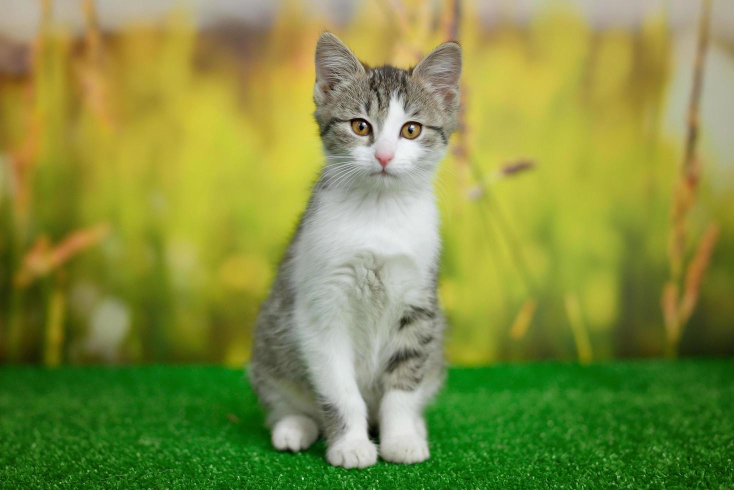
#> input picture assets/cat.jpg, 1468 x 980 px, given in place of the camera (shown at 1/2 size)
$ python videos.py
#> lines starting #> are read from the running program, lines starting #| are printed output that depends on the picture
import numpy as np
import cv2

cap = cv2.VideoCapture(0)
if not cap.isOpened():
  print("Cannot Open Camera")
  exit()
while True:
  ret, frame = cap.read()
#> frame is the input picture: shape (980, 1468, 3); mean B, G, R 65.9, 142.6, 129.7
  width = int(cap.get(cv2.CAP_PROP_FRAME_WIDTH)) #3
  height = int(cap.get(cv2.CAP_PROP_FRAME_HEIGHT)) #4

  image = np.zeros(frame.shape, np.uint8) #create an canvas so we can place as many videos on canvas
  smaller_frame = cv2.resize(frame,(0,0),fx=0.5,fy=0.5) # shrink videos by height and width
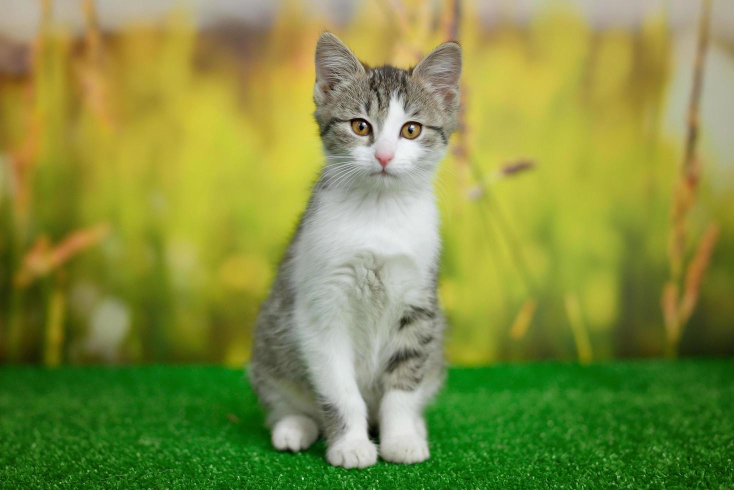
#> smaller_frame: shape (490, 734, 3); mean B, G, R 66.1, 142.8, 129.8
  image[:height//2,:width//2]=cv2.rotate(smaller_frame,cv2.ROTATE_180) # top left
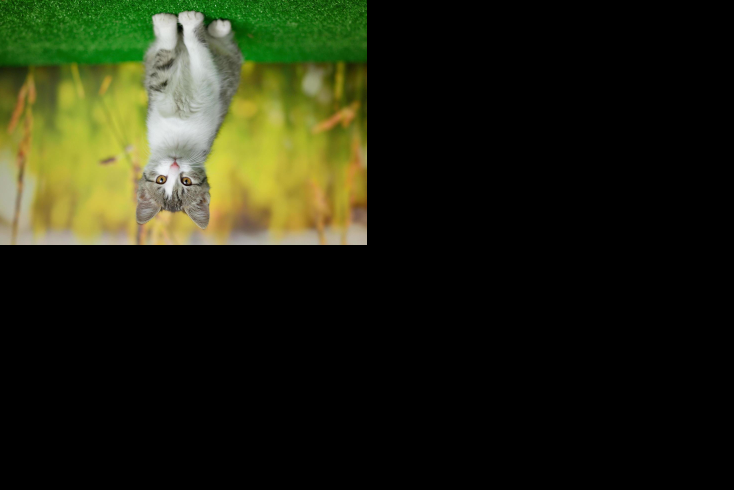
#> image: shape (980, 1468, 3) (shown at 1/2 size); mean B, G, R 16.5, 35.7, 32.5
  gray = cv2.cvtColor(smaller_frame, cv2.COLOR_BGR2GRAY) #converts BGR to Gray color
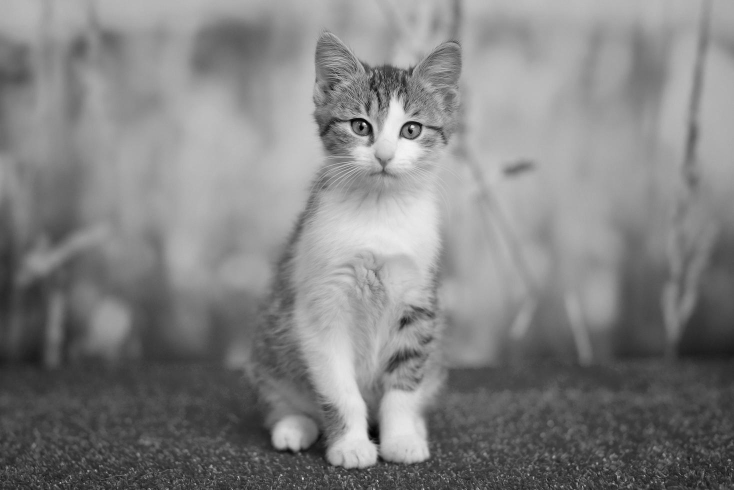
#> gray: shape (490, 734); min 1, max 243, mean 130.2
  gray_bgr = cv2.cvtColor(gray, cv2.COLOR_GRAY2BGR) # converts Gray to BGR color
   # below here can't directly display 1 channel on black image canvas to we have to convert back to 3 channel but, still it is grayscale
  image[height//2:,:width//2]= gray_bgr # bottom left
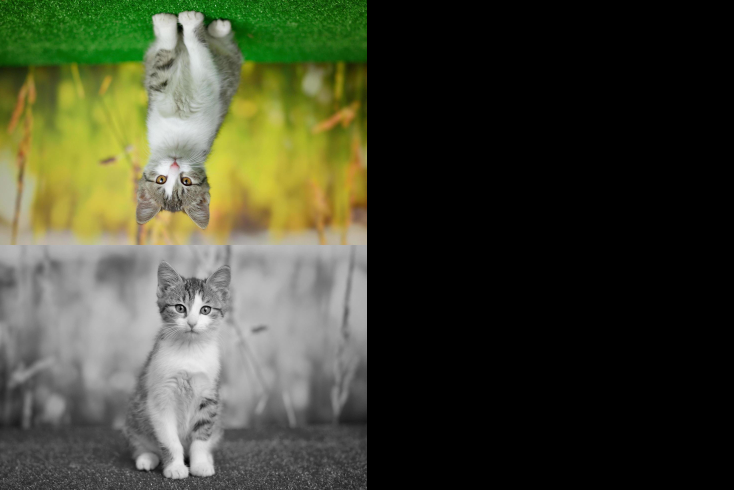
#> image: shape (980, 1468, 3) (shown at 1/2 size); mean B, G, R 49.1, 68.2, 65
  image[:height//2,width//2:]=smaller_frame #top right
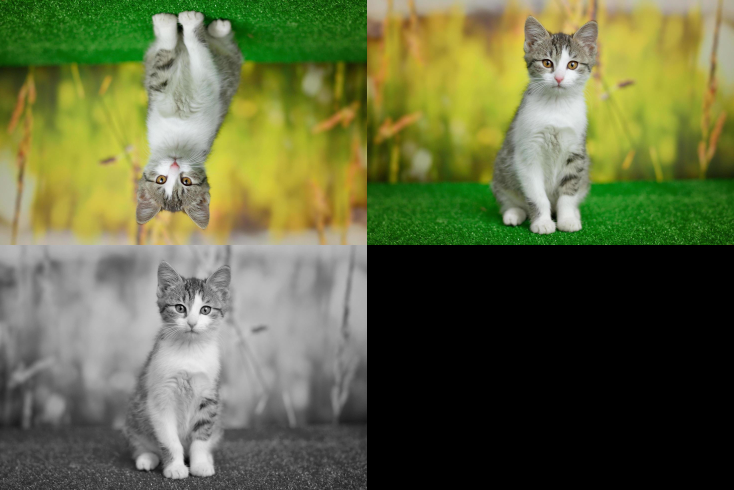
#> image: shape (980, 1468, 3) (shown at 1/2 size); mean B, G, R 65.6, 103.9, 97.5
  image[height//2:,width//2:]=smaller_frame #bottom right
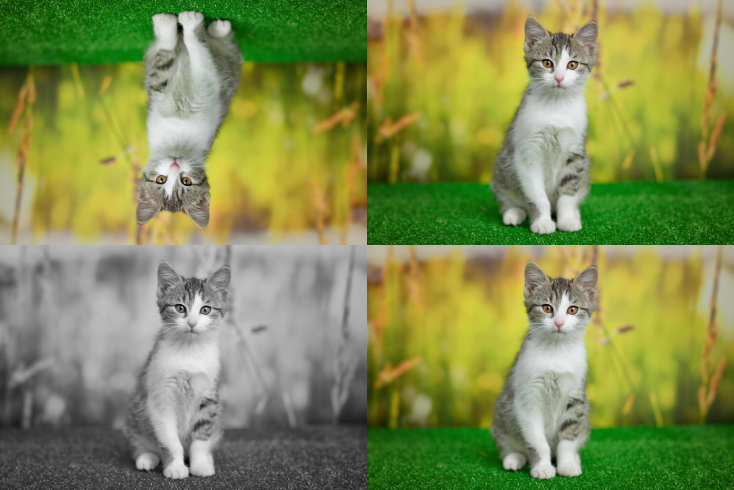
#> image: shape (980, 1468, 3) (shown at 1/2 size); mean B, G, R 82.1, 139.6, 129.9

  cv2.imshow('frame',image)

  if cv2.waitKey(1)==ord('q'):
#> (key q is pressed here)
    break
cap.release()
cv2.destroyAllWindows()

$ run again, on assets/dog.jpg
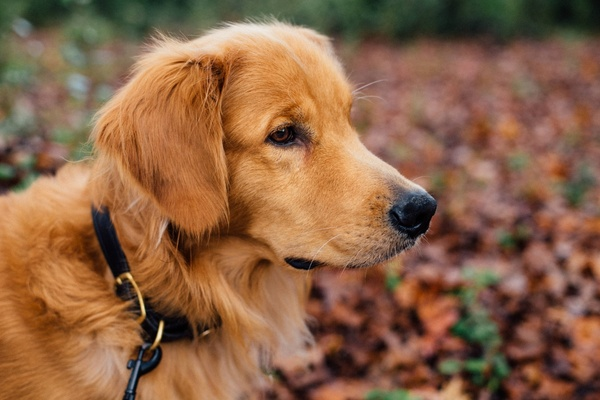
#> input picture assets/dog.jpg, 600 x 400 px, given in place of the camera
#> frame is the input picture: shape (400, 600, 3); mean B, G, R 70.3, 99.5, 140.1
#> `gray = cv2.cvtColor(smaller_frame, cv2.COLOR_BGR2GRAY)`:
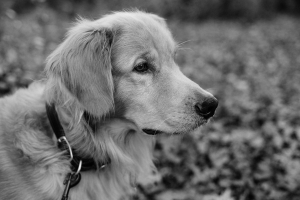
#> gray: shape (200, 300); min 1, max 234, mean 108.5
#> `image[height//2:,width//2:]=smaller_frame`:
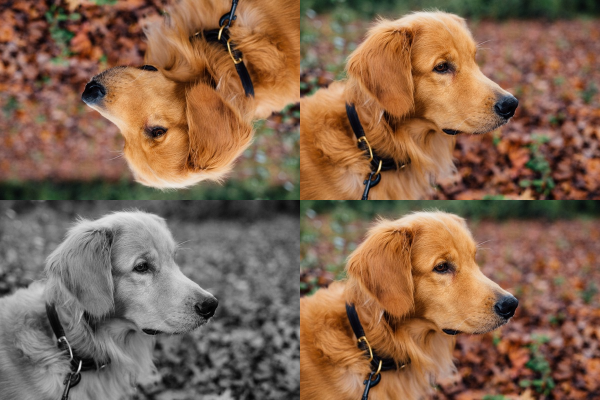
#> image: shape (400, 600, 3); mean B, G, R 79.9, 101.8, 132.3
